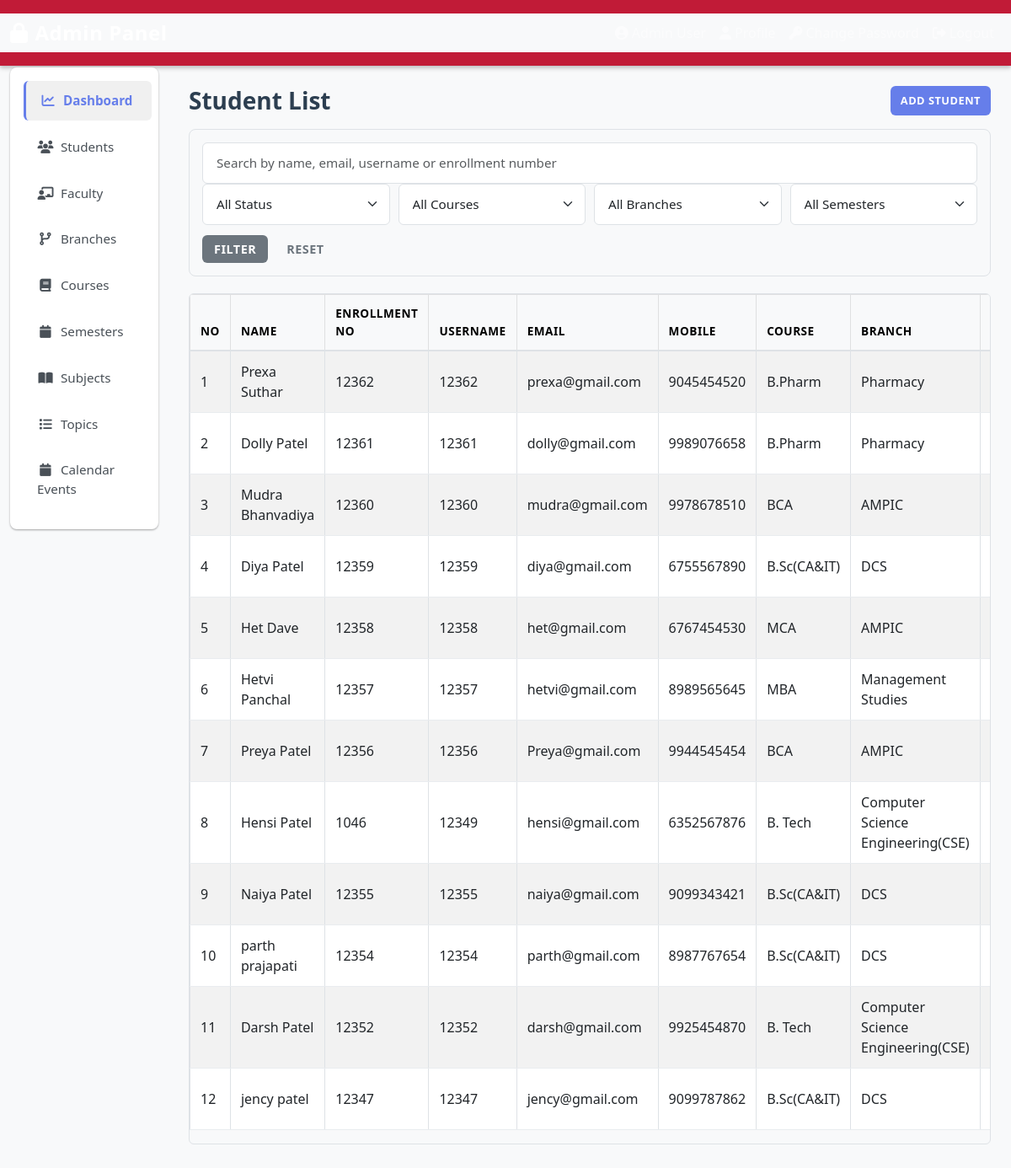
Page /admin/users/student_list.php (signed in) on the committed database.
### tables this page shows
CREATE TABLE `student_profiles` (
  `id` int(10) UNSIGNED NOT NULL,
  `user_id` int(10) UNSIGNED NOT NULL,
  `enrollment_no` varchar(50) NOT NULL,
  `course_id` int(10) UNSIGNED DEFAULT NULL,
  `branch_id` int(10) UNSIGNED DEFAULT NULL,
  `semester_id` int(10) UNSIGNED DEFAULT NULL,
  `created_at` timestamp NOT NULL DEFAULT current_timestamp(),
  `updated_at` timestamp NOT NULL DEFAULT current_timestamp() ON UPDATE current_timestamp()
);

CREATE TABLE `users` (
  `id` int(10) UNSIGNED NOT NULL,
  `role_id` int(10) UNSIGNED NOT NULL,
  `username` varchar(50) NOT NULL,
  `email` varchar(100) NOT NULL,
  `password_hash` varchar(255) NOT NULL COMMENT 'BCRYPT hashed password',
  `full_name` varchar(150) NOT NULL,
  `first_name` varchar(100) DEFAULT NULL,
  `last_name` varchar(100) DEFAULT NULL,
  `mobile` varchar(20) DEFAULT NULL,
  `gender` enum('male','female','other') DEFAULT NULL,
  `dob` date DEFAULT NULL,
  `address` text DEFAULT NULL,
  `status` enum('active','inactive','pending') DEFAULT 'pending',
  `is_active` tinyint(1) NOT NULL DEFAULT 1,
  `last_login_at` datetime DEFAULT NULL,
  `created_at` datetime NOT NULL DEFAULT current_timestamp(),
  `updated_at` datetime NOT NULL DEFAULT current_timestamp() ON UPDATE current_timestamp()
);

CREATE TABLE `courses` (
  `id` int(10) UNSIGNED NOT NULL,
  `name` varchar(150) NOT NULL COMMENT 'e.g., Bachelor of Technology',
  `code` varchar(50) NOT NULL COMMENT 'e.g., B.TECH',
  `description` text DEFAULT NULL,
  `duration_years` int(10) UNSIGNED DEFAULT 4,
  `status` enum('active','inactive') DEFAULT 'active',
  `is_active` tinyint(1) NOT NULL DEFAULT 1,
  `created_at` datetime NOT NULL DEFAULT current_timestamp(),
  `updated_at` datetime DEFAULT current_timestamp() ON UPDATE current_timestamp()
);

CREATE TABLE `branches` (
  `id` int(10) UNSIGNED NOT NULL,
  `course_id` int(10) UNSIGNED NOT NULL,
  `name` varchar(150) NOT NULL COMMENT 'e.g., Computer Science & Engineering',
  `code` varchar(50) NOT NULL COMMENT 'e.g., CSE',
  `description` text DEFAULT NULL,
  `status` enum('active','inactive') DEFAULT 'active',
  `is_active` tinyint(1) NOT NULL DEFAULT 1,
  `created_at` datetime NOT NULL DEFAULT current_timestamp(),
  `updated_at` datetime DEFAULT current_timestamp() ON UPDATE current_timestamp()
);

### admin/users/student_list.php (the view, shortened to what this page needs)
<?php
$pdo = Database::getInstance();
$search = trim((string)($_GET['search'] ?? ''));
$conditions = ["r.name = ?"];
$params = ['student'];
$whereClause = implode(' AND ', $conditions);
$sql = "SELECT u.*, sp.enrollment_no, c.name AS course_name, b.name AS branch_name, s.name AS semester_name
        FROM users u
        JOIN roles r ON r.id = u.role_id
        LEFT JOIN student_profiles sp ON sp.user_id = u.id
        LEFT JOIN courses c ON c.id = sp.course_id
        LEFT JOIN branches b ON b.id = sp.branch_id
        LEFT JOIN semesters s ON s.id = sp.semester_id
        WHERE " . $whereClause . " ORDER BY u.created_at DESC";
$stmt = $pdo->prepare($sql);
$stmt->execute($params);
$rows = $stmt->fetchAll();
include __DIR__ . '/../includes/header.php';
include __DIR__ . '/../includes/sidebar.php';
?>
<div class="d-flex justify-content-between align-items-center mb-3">
    <h3 class="mb-0">Student List</h3>
    <a href="student_form.php" class="btn btn-primary btn-sm">Add Student</a>
</div>
<div class="filter-form-section">
        <form method="get">
        <div class="search-input-wrapper">
            <input type="search" name="search" class="form-control form-control-sm"
                   placeholder="Search by name, email, username or enrollment number"
                   value="<?php echo htmlspecialchars($search); ?>">
        </div>
        <div class="filters-row">
            <select name="status" class="form-select form-select-sm">
                <option value="">All Status</option>
            </select>
            <select name="course_id" class="form-select form-select-sm">
                <option value="">All Courses</option>
            </select>
            <select name="branch_id" class="form-select form-select-sm">
                <option value="">All Branches</option>
            </select>
            <select name="semester_id" class="form-select form-select-sm">
                <option value="">All Semesters</option>
            </select>
        </div>
        <div class="button-group">
            <button type="submit" class="btn btn-secondary">Filter</button>
            <a href="student_list.php" class="btn btn-outline-secondary">Reset</a>
        </div>
    </form>
</div>
<div class="table-responsive-wrapper">
<table class="table table-striped table-bordered table-sm align-middle">
    <thead class="table-light">
    <tr>
        <th>No</th>
        <th>Name</th>
        <th>Enrollment No</th>
        <th>Username</th>
        <th>Email</th>
        <th>Mobile</th>
        <th>Course</th>
        <th>Branch</th>
        <th>Semester</th>
    </tr>
    </thead>
    <tbody>
    <?php if ($rows): ?>
        <?php foreach ($rows as $index => $row): ?>
            <tr>
                <td><?php echo $index + 1; ?></td>
                <td><?php echo htmlspecialchars($row['first_name'] . ' ' . $row['last_name']); ?></td>
                <td><?php echo htmlspecialchars($row['enrollment_no'] ?? ''); ?></td>
                <td><?php echo htmlspecialchars($row['username']); ?></td>
                <td><?php echo htmlspecialchars($row['email']); ?></td>
                <td><?php echo htmlspecialchars($row['mobile'] ?? ''); ?></td>
                <td><?php echo htmlspecialchars($row['course_name'] ?? ''); ?></td>
                <td><?php echo htmlspecialchars($row['branch_name'] ?? ''); ?></td>
                <td><?php echo htmlspecialchars($row['semester_name'] ?? ''); ?></td>
            </tr>
        <?php endforeach; ?>
    <?php else: ?>
        <tr><td colspan="11" class="text-center">No students found.</td></tr>
    <?php endif; ?>
    </tbody>
</table>
</div>

### assets/css/style.css (style rules this page uses)
:root { --primary-gradient: linear-gradient(135deg, #667eea 0%, #764ba2 100%); --admin-gradient: linear-gradient(135deg, #dc3545 0%, #c82333 100%); --faculty-gradient: linear-gradient(135deg, #0d6efd 0%, #0a58ca 100%); --student-gradient: linear-gradient(135deg, #198754 0%, #157347 100%); --shadow-sm: 0 1px 3px rgba(0, 0, 0, 0.12), 0 1px 2px rgba(0, 0, 0, 0.24); --shadow-md: 0 3px 6px rgba(0, 0, 0, 0.15), 0 2px 4px rgba(0, 0, 0, 0.12); --shadow-lg: 0 10px 20px rgba(0, 0, 0, 0.15), 0 3px 6px rgba(0, 0, 0, 0.10); }
* { margin: 0; padding: 0; box-sizing: border-box; }
html, body { height: 100%; font-family: 'Segoe UI', Tahoma, Geneva, Verdana, sans-serif; color: #333; background-color: #f8f9fa; }
body { display: flex; flex-direction: column; background-color: #f8f9fa; }
h1, h2, h3, h4, h5, h6 { font-weight: 600; color: #2c3e50; margin-bottom: 1rem; }
.form-control, .form-select { border-radius: 6px; border: 1px solid #dee2e6; padding: 0.75rem 1rem; font-size: 0.95rem; transition: all 0.3s ease; }
.btn { border-radius: 6px; font-weight: 600; padding: 0.65rem 1.25rem; transition: all 0.3s ease; border: none; text-transform: uppercase; font-size: 0.85rem; letter-spacing: 0.5px; }
.btn-primary { background-color: #667eea; border: none; }
.btn-sm { padding: 0.5rem 0.75rem; font-size: 0.8rem; }
.table { border-collapse: collapse; }
.table thead { background-color: #f8f9fa; font-weight: 600; color: #2c3e50; }
.table th { border-bottom: 2px solid #dee2e6; padding: 1rem; text-transform: uppercase; font-size: 0.85rem; letter-spacing: 0.5px; }
.table td { padding: 1rem; border-bottom: 1px solid #e9ecef; vertical-align: middle; }
.table tbody tr { transition: all 0.3s ease; }
.table-striped tbody tr:nth-child(odd) { background-color: #f8f9fa; }
.table-sm th, .table-sm td { padding: 0.75rem; }
.mb-0 { margin-bottom: 0; }

### admin/users/student_list.php (style rules this page uses)
.filter-form-section { background-color: #f8f9fa; padding: 15px; border-radius: 8px; margin-bottom: 20px; border: 1px solid #dee2e6; }
.search-input-wrapper { flex: 1 1 100%; min-width: 200px; }
.filters-row { display: grid; grid-template-columns: repeat(auto-fit, minmax(160px, 1fr)); gap: 10px; margin-bottom: 12px; }
.button-group { display: flex; gap: 8px; flex-wrap: wrap; justify-content: flex-start; }
.button-group .btn { white-space: nowrap; padding: 6px 14px; font-size: 0.9rem; }
.table-responsive-wrapper { overflow-x: auto; margin-bottom: 20px; border: 1px solid #dee2e6; border-radius: 6px; }
.table-responsive-wrapper table { min-width: 100%; }

### rows in the picture
student_profiles: user.last_name "Prexa Suthar", enrollment_no "12362", user.username "12362", user.email "prexa@gmail.com", user.mobile "9045454520", course.name "B.Pharm", branch.name "Pharmacy"
student_profiles: user.last_name "Dolly Patel", enrollment_no "12361", user.username "12361", user.email "dolly@gmail.com", user.mobile "9989076658", course.name "B.Pharm", branch.name "Pharmacy"
student_profiles: user.last_name "Mudra Bhanvadiya", enrollment_no "12360", user.username "12360", user.email "mudra@gmail.com", user.mobile "9978678510", course.name "BCA", branch.name "AMPIC"
student_profiles: user.last_name "Diya Patel", enrollment_no "12359", user.username "12359", user.email "diya@gmail.com", user.mobile "6755567890", course.name "B.Sc(CA&IT)", branch.name "DCS"
student_profiles: user.last_name "Het Dave", enrollment_no "12358", user.username "12358", user.email "het@gmail.com", user.mobile "6767454530", course.name "MCA", branch.name "AMPIC"
student_profiles: user.last_name "Hetvi Panchal", enrollment_no "12357", user.username "12357", user.email "hetvi@gmail.com", user.mobile "8989565645", course.name "MBA", branch.name "Management Studies"
student_profiles: user.last_name "Preya Patel", enrollment_no "12356", user.username "12356", user.email "Preya@gmail.com", user.mobile "9944545454", course.name "BCA", branch.name "AMPIC"
student_profiles: user.last_name "Hensi Patel", enrollment_no "1046", user.username "12349", user.email "hensi@gmail.com", user.mobile "6352567876", course.name "B. Tech", branch.name "Computer Science Engineering(CSE)"
student_profiles: user.last_name "Naiya Patel", enrollment_no "12355", user.username "12355", user.email "naiya@gmail.com", user.mobile "9099343421", course.name "B.Sc(CA&IT)", branch.name "DCS"
student_profiles: user.last_name "parth prajapati", enrollment_no "12354", user.username "12354", user.email "parth@gmail.com", user.mobile "8987767654", course.name "B.Sc(CA&IT)", branch.name "DCS"
student_profiles: user.last_name "Darsh Patel", enrollment_no "12352", user.username "12352", user.email "darsh@gmail.com", user.mobile "9925454870", course.name "B. Tech", branch.name "Computer Science Engineering(CSE)"
student_profiles: user.last_name "jency patel", enrollment_no "12347", user.username "12347", user.email "jency@gmail.com", user.mobile "9099787862", course.name "B.Sc(CA&IT)", branch.name "DCS"
